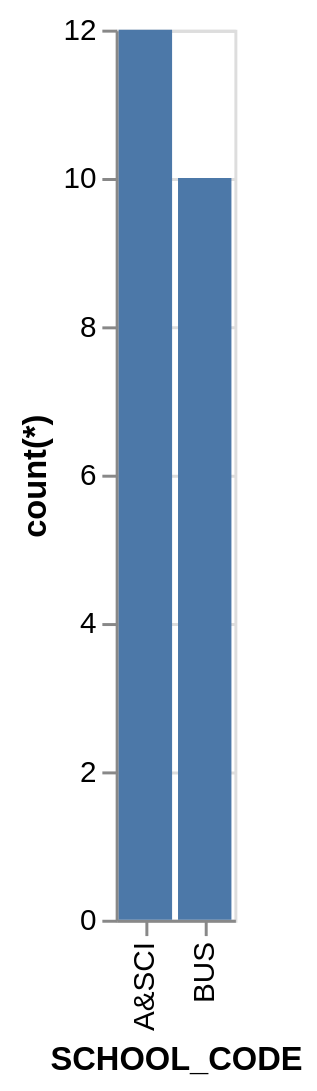

Specify this chart in Vega-Lite:
### Vega-Lite specification from a JSON file in a GitHub repository (floating-point values rounded to 4 significant figures)
{"data": {"values": [{"x_data": "A&SCI", "y_data": 12}, {"x_data": "BUS", "y_data": 10}]}, "mark": "bar", "encoding": {"x": {"field": "x_data", "type": "nominal", "title": "SCHOOL_CODE", "sort": {"op": "sum", "field": "y_data", "order": "descending"}}, "y": {"field": "y_data", "type": "quantitative", "title": "count(*)"}}}
